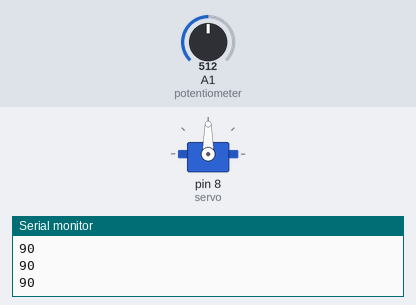
The sketch below on a simulated Arduino Uno, built with avr-gcc and run on an emulated ATmega328P. On the bench: servo, the last lines printed to the serial monitor. The inputs (shaded band) are chosen by the test bench; at power-on: A1 (potentiometer) = 512.

Above: at 1.2 s.
1.3 s: A1 (potentiometer) set to 716
At 1.8 s:
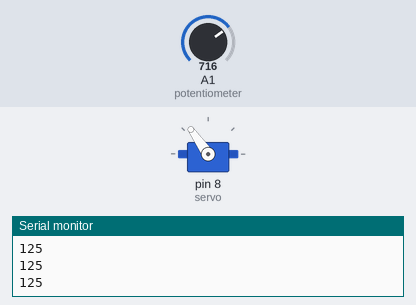
2.8 s: A1 (potentiometer) set to 900
At 3.3 s:
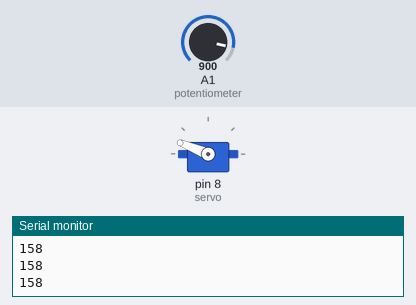
4.3 s: A1 (potentiometer) set to 1023
At 5.4 s:
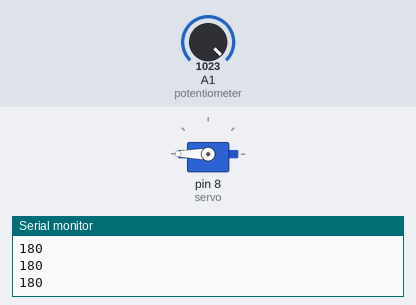
5.8 s: A1 (potentiometer) set to 306
At 6.3 s:
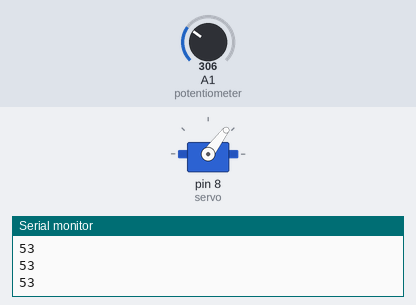
7.3 s: A1 (potentiometer) set to 122
At 7.6 s:
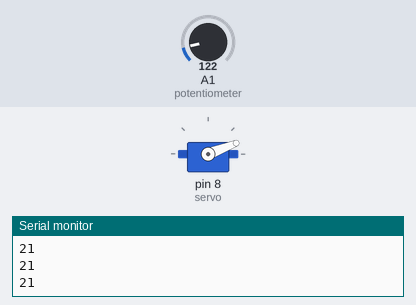
8.8 s: A1 (potentiometer) set to 0
At 10.1 s:
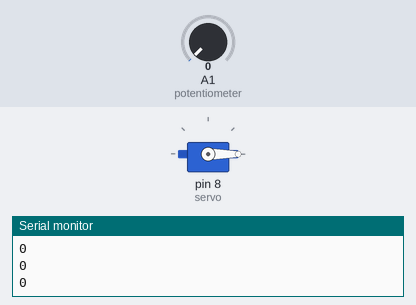
Timing chart, 0 to 11.3 s (numbered marks = the images above; inputs shaded):
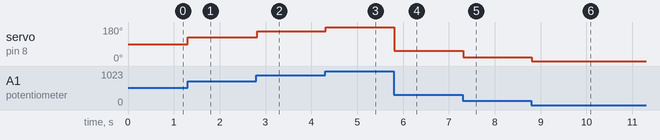

Measured:
- after the input at 1.3 s, servo on pin 8 (servo): 90° → 125° at once
- after the input at 2.8 s, servo on pin 8 (servo): 125° → 158° at once
- after the input at 4.3 s, servo on pin 8 (servo): 158° → 180° at once
- after the input at 5.8 s, servo on pin 8 (servo): 180° → 53° at once
- after the input at 7.3 s, servo on pin 8 (servo): 53° → 21° at once
- after the input at 8.8 s, servo on pin 8 (servo): 21° → 0° at once

The sketch:

servo_potentiometer.ino
```cpp
#include <Servo.h>

Servo servo;

int angle;
void setup() {
  Serial.begin(9600);
  servo.attach(8);// servo pin
  // put your setup code here, to run once:

}

void loop() {
  angle=analogRead(A1);// read from A1 from potentiometer
  angle=map(angle,0,1023,0,180);// change it to angles
  servo.write(angle);// rotation
  delay(15);// for working properly
  Serial.println(angle);

  // put your main code here, to run repeatedly:

}
```
